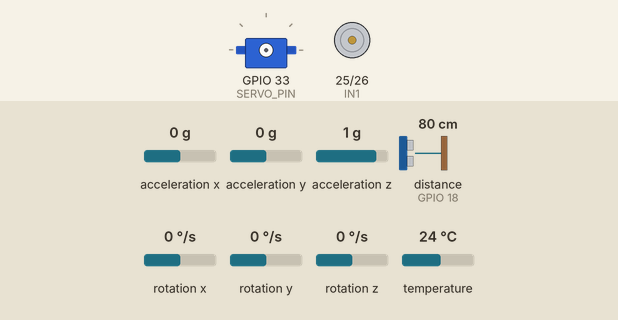
The sketch below on a simulated ESP32. Parts: servo, motor-driver pin pairs drawn as motors (green arrow = first pin HIGH = forward, orange = second pin HIGH = backward, longer = more drive). Wiring (inferred from the names in the program): ultrasonic range finder: trigger GPIO 19; echo GPIO 18. The test bench sets the inputs (shaded band); at power-on: distance to the obstacle (sensor on GPIO 18) 80 cm, acceleration x 0 g, acceleration y 0 g, acceleration z 1 g, rotation x 0 °/s, rotation y 0 °/s, rotation z 0 °/s, temperature 24 °C. The echo pulse lasts 58.3 µs per cm; WiFi joins after 1.5 s; servers stay silent unless stated; no MQTT or app messages arrive unless stated; what the sketch prints to the serial monitor is not drawn.

Above: at 0.0 s.
At 4.8 s:
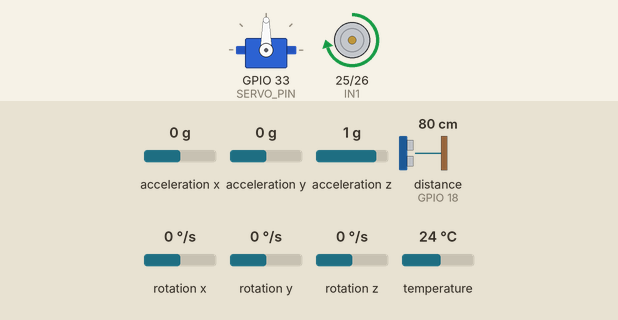
4.9 s: distance to the obstacle (sensor on GPIO 18) set to 23 cm
6.4 s: distance to the obstacle (sensor on GPIO 18) set to 19 cm
At 7.7 s:
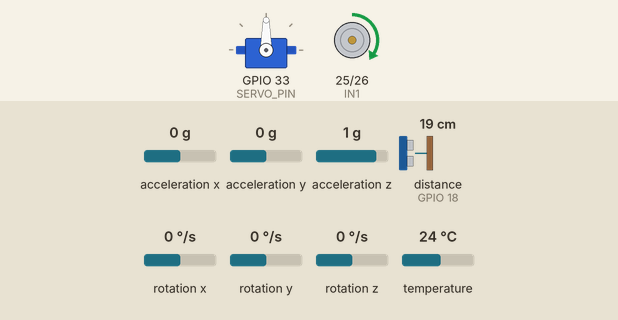
Timing chart, 0 to 9.4 s (numbered marks = the images above; inputs shaded):
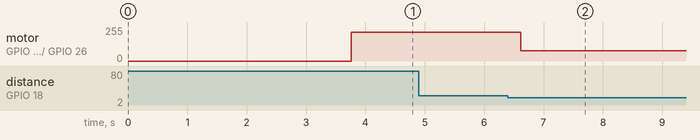

Measured:
- the behaviour switches between 21 and 20 cm on distance to the obstacle (sensor on GPIO 18) (found by bisection; images 1 and 2)
- after the input at 4.9 s, every drawn part: stays the same
- after the input at 6.4 s, motor on GPIO 25 (IN1) / GPIO 26 (IN2): forward 216/255 → forward 76/255 after 0.22 s

The sketch:

carduino.ino
```cpp
#include <Arduino.h>
#include <ESP32Servo.h>
#include <Wire.h>
#include <Adafruit_MPU6050.h>
#include <Adafruit_Sensor.h>
#include <WiFi.h>
#include <WiFiClientSecure.h>
#include <PubSubClient.h>
#include <ArduinoJson.h>

/* ===== Pines según tu conexión ===== */
#define IN1       25      // L298N IN1
#define IN2       26      // L298N IN2
#define TRIG      19      // HC-SR04 TRIG (Vcc 5V)
#define ECHO      18      // HC-SR04 ECHO (ideal con divisor)
#define SERVO_PIN 33      // Servo dirección

#define SDA_PIN   21      // MPU6050 SDA
#define SCL_PIN   22      // MPU6050 SCL

/* ===== Servo ===== */
Servo steering;
const int SERVO_CENTER = 90;
const int SERVO_UTURN  = 180;   // ángulo de giro para la U

/* ===== Velocidades ===== */
const int SPEED_FAST = 85;      // % rápido
const int SPEED_SLOW = 30;      // % lento
const int SPEED_TURN = 60;      // % durante la U (estable)

/* ===== Detección (ultrasónico) ===== */
const float THRESH_CM = 20.0;           // cm para considerar “objeto”
const unsigned long COOLDOWN_MS = 1000; // anti-rebote (1 s)
const unsigned long U_HOLD_MS   = 6000; // mantener 180° (5–8 s recomendado)

/* ===== Estado general ===== */
int objetos = 0;
bool obstPrev = false;
unsigned long lastHit = 0;
int currentSpeedPct = SPEED_FAST; // velocidad “latcheada” (se conserva)

/* ===== MPU6050 ===== */
Adafruit_MPU6050 mpu;
bool mpuOk = false;
unsigned long lastMPUPrint = 0;
const unsigned long MPU_PRINT_INTERVAL = 200; // ms

/* ===== WiFi y MQTT ===== */
const char* WIFI_SSID = "ORTEGA_ZATAPA";           // ⚠️ CONFIGURA TU SSID
const char* WIFI_PASSWORD = "@NalaSeisMax.";    // ⚠️ CONFIGURA TU PASSWORD

const char* MQTT_BROKER = "adca0ce03c0645f1861420dc3732838e.s1.eu.hivemq.cloud";
const int MQTT_PORT = 8883;
const char* MQTT_TOPIC = "carro/datos";
const char* MQTT_USER = "hivemq.webclient.1763947373881";                   // ⚠️ CONFIGURA TU USUARIO MQTT (si es necesario)
const char* MQTT_PASSWORD = "RFsB<l>yO29c#gP1J0@r";               // ⚠️ CONFIGURA TU PASSWORD MQTT (si es necesario)
const char* MQTT_CLIENT_ID = "Carduino_ESP32";

WiFiClientSecure secureClient;
PubSubClient mqttClient(secureClient);
bool mqttConnected = false;
unsigned long lastMqttPublish = 0;
const unsigned long MQTT_PUBLISH_INTERVAL = 1000; // Publicar cada 1 segundo
unsigned long lastMqttCheck = 0;
const unsigned long MQTT_CHECK_INTERVAL = 5000; // Verificar conexión cada 5 segundos
unsigned long lastMqttReconnectAttempt = 0;
const unsigned long MQTT_RECONNECT_INTERVAL = 10000; // Intentar reconectar cada 10 segundos
int mqttReconnectAttempts = 0;
const int MAX_RECONNECT_ATTEMPTS = 3;

/* ===== Utilidades ===== */
int pctToPWM(int p){
  p = constrain(p, 0, 100);
  return map(p, 0, 100, 0, 255);
}

void motorForward(int pct){
  int pwm = pctToPWM(pct);
  analogWrite(IN1, pwm);  // Igual que en tu código original
  digitalWrite(IN2, LOW); // Un solo sentido
}

void motorStop(){
  digitalWrite(IN1, LOW);
  digitalWrite(IN2, LOW);
}

/* Lectura ultrasónica robusta (mediana de N) */
static float medirUna(){
  digitalWrite(TRIG, HIGH);
  delayMicroseconds(10);
  digitalWrite(TRIG, LOW);

  unsigned long us = pulseInLong(ECHO, HIGH, 60000UL);
  if (us == 0) return -1.0f;

  float cm = us * 0.0343f / 2.0f;
  if (cm < 2.0f || cm > 400.0f) return -1.0f;
  return cm;
}

static float mediana(float *v, int n){
  for (int i = 0; i < n - 1; i++) {
    for (int j = i + 1; j < n; j++) {
      if (v[j] < v[i]) {
        float t = v[i];
        v[i] = v[j];
        v[j] = t;
      }
    }
  }
  if (n % 2) return v[n / 2];
  return 0.5f * (v[n / 2 - 1] + v[n / 2]);
}

float leerDistanciaCm(){
  const int N = 5;
  float vals[N];
  int k = 0;

  for (int i = 0; i < N; i++) {
    float d = medirUna();
    if (d > 0) vals[k++] = d;
    delay(15);
  }

  if (k == 0) return 9999.0f;
  return mediana(vals, k);
}

/* ===== Lectura del MPU6050 ===== */
void leerMPU(){
  if (!mpuOk) return;

  sensors_event_t a, g, temp;
  mpu.getEvent(&a, &g, &temp);

  unsigned long now = millis();
  if (now - lastMPUPrint >= MPU_PRINT_INTERVAL) {
    lastMPUPrint = now;
    Serial.printf("MPU -> Accel (X: %.2f, Y: %.2f, Z: %.2f) m/s^2 | "
                  "Gyro (X: %.2f, Y: %.2f, Z: %.2f) rad/s | Temp: %.2f C\n",
                  a.acceleration.x, a.acceleration.y, a.acceleration.z,
                  g.gyro.x,        g.gyro.y,        g.gyro.z,
                  temp.temperature);
  }
}

/* ===== WiFi ===== */
void conectarWiFi(){
  Serial.print("Conectando a WiFi: ");
  Serial.println(WIFI_SSID);

  WiFi.mode(WIFI_STA);
  WiFi.disconnect(); // Desconectar cualquier conexión previa
  delay(100);
  WiFi.begin(WIFI_SSID, WIFI_PASSWORD);

  int intentos = 0;
  const int MAX_INTENTOS = 40; // Aumentado a 20 segundos (40 * 500ms)
  while (WiFi.status() != WL_CONNECTED && intentos < MAX_INTENTOS) {
    delay(500);
    Serial.print(".");
    intentos++;
  }

  if (WiFi.status() == WL_CONNECTED) {
    Serial.println("\n✅ WiFi conectado!");
    Serial.print("IP: ");
    Serial.println(WiFi.localIP());
    Serial.print("RSSI: ");
    Serial.print(WiFi.RSSI());
    Serial.println(" dBm");
  } else {
    Serial.println("\n❌ Error al conectar WiFi");
    Serial.print("Estado WiFi: ");
    Serial.println(WiFi.status());
  }
}

/* ===== MQTT ===== */
bool verificarConexionMQTT(){
  if (mqttClient.connected()) {
    mqttClient.loop(); // Mantener conexión viva
    return true;
  }
  return false;
}

void conectarMQTT(){
  if (mqttClient.connected()) {
    mqttConnected = true;
    mqttReconnectAttempts = 0; // Resetear contador si está conectado
    return;
  }

  // Verificar WiFi primero
  if (WiFi.status() != WL_CONNECTED) {
    Serial.println("⚠️ WiFi no conectado, reconectando...");
    conectarWiFi();
    if (WiFi.status() != WL_CONNECTED) {
      mqttConnected = false;
      return;
    }
  }

  Serial.print("Conectando a MQTT broker: ");
  Serial.print(MQTT_BROKER);
  Serial.print(":");
  Serial.print(MQTT_PORT);
  Serial.print(" (Intento ");
  Serial.print(mqttReconnectAttempts + 1);
  Serial.print("/");
  Serial.print(MAX_RECONNECT_ATTEMPTS);
  Serial.println(")");

  // Configurar certificado SSL (HiveMQ Cloud usa certificados válidos)
  secureClient.setInsecure(); // Para desarrollo - en producción usar certificado específico

  mqttClient.setServer(MQTT_BROKER, MQTT_PORT);
  mqttClient.setKeepAlive(60); // Mantener conexión viva

  // Intentar conexión
  if (mqttClient.connect(MQTT_CLIENT_ID, MQTT_USER, MQTT_PASSWORD)) {
    Serial.println("✅ MQTT conectado exitosamente!");
    mqttConnected = true;
    mqttReconnectAttempts = 0; // Resetear contador en éxito
  } else {
    int estado = mqttClient.state();
    mqttConnected = false;
    mqttReconnectAttempts++;

    Serial.print("❌ Error MQTT, código: ");
    Serial.print(estado);
    Serial.print(" - ");

    // Mensajes descriptivos según el código de error
    switch(estado) {
      case -4: Serial.println("Timeout de conexión"); break;
      case -3: Serial.println("Conexión perdida"); break;
      case -2: Serial.println("Conexión fallida"); break;
      case -1: Serial.println("Desconectado"); break;
      case 1: Serial.println("Protocolo incorrecto"); break;
      case 2: Serial.println("Client ID rechazado"); break;
      case 3: Serial.println("Servidor no disponible"); break;
      case 4: Serial.println("Usuario/contraseña incorrectos"); break;
      case 5: Serial.println("No autorizado"); break;
      default: Serial.println("Error desconocido"); break;
    }

    if (mqttReconnectAttempts >= MAX_RECONNECT_ATTEMPTS) {
      Serial.println("⚠️ Máximo de intentos alcanzado. Esperando antes de reintentar...");
      mqttReconnectAttempts = 0; // Resetear para permitir nuevos intentos después del intervalo
    }
  }
}

void enviarDatosMQTT(float distanciaCm, int objetosDetectados, int velocidadPct){
  // Verificar conexión antes de enviar
  if (!verificarConexionMQTT()) {
    mqttConnected = false;
    // Intentar reconectar solo si ha pasado el intervalo de tiempo
    unsigned long now = millis();
    if (now - lastMqttReconnectAttempt >= MQTT_RECONNECT_INTERVAL) {
      lastMqttReconnectAttempt = now;
      conectarMQTT();
    }
    return;
  }

  mqttConnected = true; // Actualizar estado si está conectado

  // Crear JSON con los datos
  StaticJsonDocument<200> doc;
  doc["dist_cm"] = distanciaCm;
  doc["objetos"] = objetosDetectados;
  doc["vel_pct"] = velocidadPct;
  doc["mqtt_connected"] = true; // Agregar estado de conexión al JSON
  doc["wifi_rssi"] = WiFi.RSSI(); // Agregar señal WiFi

  char buffer[200];
  serializeJson(doc, buffer);

  // Publicar en el topic
  if (mqttClient.publish(MQTT_TOPIC, buffer)) {
    Serial.printf("📤 MQTT enviado: %s\n", buffer);
  } else {
    Serial.println("❌ Error al publicar MQTT");
    mqttConnected = false;
  }
}

/* ===== Setup ===== */
void setup(){
  Serial.begin(115200);
  delay(2000); // Esperar más tiempo para que el monitor serial esté listo
  Serial.println("\n\n=== Carduino Iniciando ===\n");

  /* --- Motor / L298N --- */
  pinMode(IN1, OUTPUT);
  pinMode(IN2, OUTPUT);
  motorStop();  // motor apagado desde el arranque

  /* --- Ultrasonico --- */
  pinMode(TRIG, OUTPUT);
  digitalWrite(TRIG, LOW);
  pinMode(ECHO, INPUT_PULLDOWN); // ayuda a evitar falsos altos

  /* --- Servo --- */
  steering.setPeriodHertz(50);
  steering.attach(SERVO_PIN, 500, 2400); // ancho de pulso típico
  steering.write(SERVO_CENTER);

  /* --- MPU6050 --- */
  Wire.begin(SDA_PIN, SCL_PIN);  // I2C por los pines 21/22

  if (!mpu.begin()) {
    Serial.println("⚠️ No se detecta MPU6050. Revisa conexiones (3.3V, SDA=21, SCL=22, GND).");
    mpuOk = false;
  } else {
    mpuOk = true;
    Serial.println("✅ MPU6050 detectado correctamente.");

    mpu.setAccelerometerRange(MPU6050_RANGE_8_G);
    mpu.setGyroRange(MPU6050_RANGE_500_DEG);
    mpu.setFilterBandwidth(MPU6050_BAND_21_HZ);
  }

  /* --- WiFi y MQTT --- */
  conectarWiFi();
  if (WiFi.status() == WL_CONNECTED) {
    conectarMQTT();
  }

  Serial.println("Inicio: velocidad=Rápida, conteo=0");
}

/* ===== Loop ===== */
void loop(){
  float d = leerDistanciaCm();
  bool obstAhora = (d <= THRESH_CM);
  unsigned long now = millis();

  // Mantén SIEMPRE la velocidad actual (latcheada)
  motorForward(currentSpeedPct);

  // Leer y mostrar datos del giroscopio / acelerómetro
  leerMPU();

  // Info al Serial del ultrasonico + estado
  Serial.printf("Distancia: %.1f cm | Objetos: %d | Velocidad: %s (%d%%)\n",
    d, objetos, (currentSpeedPct == SPEED_FAST ? "Rápida" : "Lenta"), currentSpeedPct);

  // Verificar conexión MQTT periódicamente
  if (now - lastMqttCheck >= MQTT_CHECK_INTERVAL) {
    lastMqttCheck = now;
    bool estabaConectado = mqttConnected;
    mqttConnected = verificarConexionMQTT();

    if (!mqttConnected && estabaConectado) {
      Serial.println("⚠️ Conexión MQTT perdida");
    } else if (mqttConnected && !estabaConectado) {
      Serial.println("✅ Conexión MQTT restaurada");
    }

    // Si no está conectado, intentar reconectar
    if (!mqttConnected && (now - lastMqttReconnectAttempt >= MQTT_RECONNECT_INTERVAL)) {
      lastMqttReconnectAttempt = now;
      conectarMQTT();
    }
  }

  // Enviar datos a MQTT periódicamente
  if (now - lastMqttPublish >= MQTT_PUBLISH_INTERVAL) {
    lastMqttPublish = now;
    enviarDatosMQTT(d, objetos, currentSpeedPct);
  }

  // Flanco de subida + cooldown => nueva detección
  if (obstAhora && !obstPrev && (now - lastHit > COOLDOWN_MS)) {
    objetos++;
    lastHit = now;
    Serial.printf("🟢 Objeto %d detectado\n", objetos);

    // Alternar velocidad y mantenerla hasta la próxima
    currentSpeedPct = (currentSpeedPct == SPEED_FAST) ? SPEED_SLOW : SPEED_FAST;
    Serial.printf("↔️ Cambio de velocidad -> %s (%d%%)\n",
      (currentSpeedPct == SPEED_FAST ? "Rápida" : "Lenta"), currentSpeedPct);

    // En el 6º objeto: U completa (servo a 180°, mantener, recentrar, reset)
    if (objetos == 6) {
      Serial.println("🚗 OBJETO #6: Giro en U (servo a 180°, mantener y recentrar)");

      int speedBackup = currentSpeedPct; // recuerda la velocidad actual
      steering.write(SERVO_UTURN);

      unsigned long t0 = millis();
      while (millis() - t0 < U_HOLD_MS) {
        motorForward(SPEED_TURN); // velocidad de giro estable
        leerMPU();                // seguimos leyendo giroscopio durante la maniobra
        delay(20);
      }

      // Terminar U: centrar y restaurar velocidad "latcheada"
      steering.write(SERVO_CENTER);
      currentSpeedPct = speedBackup;
      objetos = 0; // reinicia conteo
      Serial.println("✅ U completada: servo centrado, conteo=0");
    }
  }

  obstPrev = obstAhora;
  delay(60);
}
```
